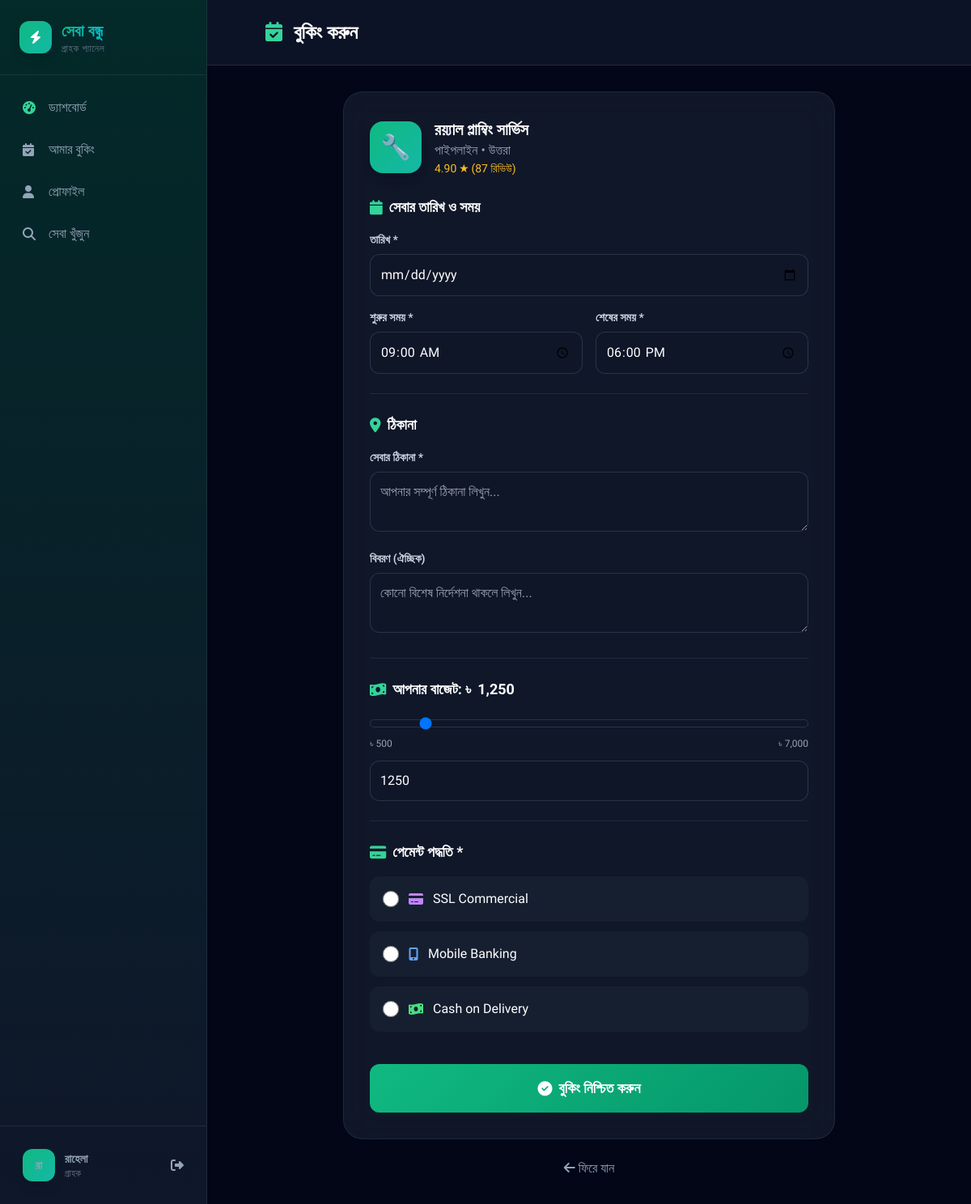
Screenshot of /booking.php?provider=1 (signed in) with the database file from the repository.
### tables this page shows
CREATE TABLE `providers` (
  `id` int(10) UNSIGNED NOT NULL,
  `user_id` int(10) UNSIGNED NOT NULL,
  `company_name` varchar(180) NOT NULL,
  `service_type` varchar(80) NOT NULL,
  `city` varchar(80) NOT NULL,
  `about` text DEFAULT NULL,
  `price_range` varchar(80) NOT NULL DEFAULT '৳৫০০–৳২০০০',
  `service_charge` int(11) DEFAULT 300,
  `work_start` time NOT NULL DEFAULT '09:00:00',
  `work_end` time NOT NULL DEFAULT '18:00:00',
  `rating` decimal(3,2) NOT NULL DEFAULT 5.00,
  `review_count` int(10) UNSIGNED NOT NULL DEFAULT 0,
  `available` tinyint(1) NOT NULL DEFAULT 1,
  `verified` tinyint(1) NOT NULL DEFAULT 0,
  `emoji` varchar(10) NOT NULL DEFAULT '?',
  `created_at` timestamp NOT NULL DEFAULT current_timestamp(),
  `photo` varchar(255) DEFAULT NULL,
  `price_min` int(11) DEFAULT 500,
  `price_max` int(11) DEFAULT 2000
);

CREATE TABLE `service_categories` (
  `id` int(10) UNSIGNED NOT NULL,
  `name_en` varchar(80) NOT NULL,
  `name_bn` varchar(100) NOT NULL,
  `emoji` varchar(10) NOT NULL DEFAULT '?',
  `description` text DEFAULT NULL,
  `manpower` int(11) DEFAULT 1,
  `active` tinyint(1) NOT NULL DEFAULT 1,
  `sort_order` smallint(6) NOT NULL DEFAULT 0,
  `created_at` timestamp NOT NULL DEFAULT current_timestamp()
);

### includes/config.php (called while the page is built, shortened)
<?php
function db(): PDO {
    static $pdo = null;
    if ($pdo === null) {
        $dsn  = 'mysql:host='.DB_HOST.';dbname='.DB_NAME.';charset='.DB_CHARSET;
        $opts = [PDO::ATTR_ERRMODE=>PDO::ERRMODE_EXCEPTION,PDO::ATTR_DEFAULT_FETCH_MODE=>PDO::FETCH_ASSOC,PDO::ATTR_EMULATE_PREPARES=>false];
        try { $pdo = new PDO($dsn, DB_USER, DB_PASS, $opts); }
        catch (PDOException $e) { die('<div style="font-family:sans-serif;padding:40px;color:#c00"><h2>ডেটাবেজ সংযোগ ব্যর্থ</h2><p>'.htmlspecialchars($e->getMessage()).'</p></div>'); }
    }
    return $pdo;
}
function auth(): ?array { sessionStart(); return $_SESSION['user'] ?? null; }
function e(string $s): string { return htmlspecialchars($s, ENT_QUOTES, 'UTF-8'); }
function getServiceCategories(): array {
    try {
        return db()->query("SELECT name_en, name_bn, emoji FROM service_categories WHERE active = 1 ORDER BY sort_order ASC, id ASC")->fetchAll();
    } catch (Exception $e) { return []; }
}
function svcLabel(string $key): string {
    foreach (getServiceCategories() as $cat) {
        if ($cat['name_en'] === $key) return $cat['name_bn'];
    }
    return SERVICE_BN[$key]['label'] ?? $key;
}
function cityBn(string $key): string   { return CITY_BN[$key] ?? $key; }

### booking.php (the view, shortened to what this page needs)
<?php
require_once __DIR__ . '/includes/config.php';
$user = auth();
$providerId = (int)($_GET['provider'] ?? 0);
try {
    $stmt = db()->prepare("SELECT p.*, u.name as owner_name FROM providers p JOIN users u ON u.id = p.user_id WHERE p.id = ?");
    $stmt->execute([$providerId]);
    $provider = $stmt->fetch();
} catch(Exception $e) {
    redirect(SITE_URL . '/services.php', 'কিছু সমস্যা হয়েছে।', 'error');
}
?>
<!DOCTYPE html>
<html lang="bn">
<head>
  <script src="https://cdn.tailwindcss.com"></script>
  <link rel="stylesheet" href="https://cdnjs.cloudflare.com/ajax/libs/font-awesome/6.4.0/css/all.min.css">
</head>
<body class="bg-slate-950 text-white min-h-screen">
<aside id="sidebar" class="w-64 bg-gradient-to-b from-emerald-900/50 to-slate-900 h-screen fixed left-0 top-0 border-r border-slate-700/50 z-50 flex flex-col">
  <div class="p-6 border-b border-slate-700/50">
    <div class="flex items-center gap-3">
      <div class="w-10 h-10 bg-gradient-to-br from-emerald-500 to-teal-500 rounded-xl flex items-center justify-center shadow-lg">
        <i class="fas fa-bolt text-white"></i>
      </div>
      <div>
        <div class="text-xl font-bold gradient-text">সেবা বন্ধু</div>
        <div class="text-xs text-slate-500 uppercase tracking-wider">গ্রাহক প্যানেল</div>
      </div>
    </div>
  </div>
  <nav class="flex-1 p-4 space-y-1 overflow-y-auto">
    <a href="customer/dashboard.php" class="sidebar-link flex items-center gap-3 p-3 rounded-xl text-slate-400 hover:text-white">
      <i class="fas fa-gauge-high w-5 text-emerald-400"></i>
      <span>ড্যাশবোর্ড</span>
    </a>
    <a href="customer/bookings.php" class="sidebar-link flex items-center gap-3 p-3 rounded-xl text-slate-400 hover:text-white">
      <i class="fas fa-calendar-check w-5"></i>
      <span>আমার বুকিং</span>
    </a>
    <a href="customer/profile.php" class="sidebar-link flex items-center gap-3 p-3 rounded-xl text-slate-400 hover:text-white">
      <i class="fas fa-user w-5"></i>
      <span>প্রোফাইল</span>
    </a>
    <a href="<?= SITE_URL ?>/services.php" class="sidebar-link flex items-center gap-3 p-3 rounded-xl text-slate-400 hover:text-white">
      <i class="fas fa-search w-5"></i>
      <span>সেবা খুঁজুন</span>
    </a>
  </nav>
  <div class="p-4 border-t border-slate-700/50">
    <a href="<?= SITE_URL ?>/logout.php" class="flex items-center gap-3 p-3 rounded-xl hover:bg-red-500/10 text-slate-400 hover:text-red-400 transition-all group">
      <div class="w-10 h-10 bg-gradient-to-br from-emerald-500 to-teal-500 rounded-xl flex items-center justify-center font-bold text-sm shadow-lg">
        <?= strtoupper(mb_substr($user['name'], 0, 2)) ?>
      </div>
      <div class="flex-1">
        <div class="font-semibold text-sm"><?= e(explode(' ', $user['name'])[0]) ?></div>
        <div class="text-xs text-slate-500">গ্রাহক</div>
      </div>
      <i class="fas fa-right-from-bracket group-hover:rotate-180 transition-transform"></i>
    </a>
  </div>
</aside>
<div class="lg:ml-64 min-h-screen">
  <header class="sticky top-0 z-40 glass-dark border-b border-slate-700/50">
    <div class="flex items-center justify-between p-4 md:p-6">
      <div class="hidden md:flex items-center gap-3 ml-12">
        <h1 class="text-xl md:text-2xl font-bold text-white">
          <i class="fas fa-calendar-check mr-2 text-emerald-400"></i> বুকিং করুন
        </h1>
      </div>
    </div>
  </header>
  <main class="p-4 md:p-8 max-w-2xl mx-auto">
    <div class="card p-8">
      <div class="flex items-center gap-4 mb-6">
        <div class="w-16 h-16 bg-gradient-to-br from-emerald-500 to-teal-500 rounded-2xl flex items-center justify-center text-3xl shadow-lg">
          <?= $provider['emoji'] ?? '🔧' ?>
        </div>
        <div>
          <h2 class="text-xl font-bold"><?= e($provider['company_name']) ?></h2>
          <p class="text-slate-400"><?= svcLabel($provider['service_type']) ?> • <?= cityBn($provider['city']) ?></p>
          <p class="text-amber-400 text-sm"><?= $provider['rating'] ?> ★ (<?= $provider['review_count'] ?> রিভিউ)</p>
        </div>
      </div>
      <form method="POST" class="space-y-6">
        <div>
          <h3 class="text-lg font-bold mb-4 flex items-center gap-2">
            <i class="fas fa-calendar text-emerald-400"></i> সেবার তারিখ ও সময়
          </h3>
          <div class="space-y-4">
            <div>
              <label class="block text-sm font-semibold text-slate-300 mb-2">তারিখ *</label>
              <input type="date" name="preferred_date" required min="<?= date('Y-m-d') ?>" value="<?= e($_POST['preferred_date'] ?? '') ?>" class="w-full p-3">
            </div>
            <div class="grid grid-cols-1 md:grid-cols-2 gap-4">
              <div>
                <label class="block text-sm font-semibold text-slate-300 mb-2">শুরুর সময় *</label>
                <input type="time" name="time_start" required value="<?= e($_POST['time_start'] ?? '09:00') ?>" class="w-full p-3">
              </div>
              <div>
                <label class="block text-sm font-semibold text-slate-300 mb-2">শেষের সময় *</label>
                <input type="time" name="time_end" required value="<?= e($_POST['time_end'] ?? '18:00') ?>" class="w-full p-3">
              </div>
            </div>
          </div>
        </div>
        <div class="border-t border-slate-700/50 pt-6">
          <h3 class="text-lg font-bold mb-4 flex items-center gap-2">
            <i class="fas fa-map-marker-alt text-emerald-400"></i> ঠিকানা
          </h3>
          <div class="space-y-4">
            <div>
              <label class="block text-sm font-semibold text-slate-300 mb-2">সেবার ঠিকানা *</label>
              <textarea name="address" rows="2" placeholder="আপনার সম্পূর্ণ ঠিকানা লিখুন..." required class="w-full p-3"><?= e($_POST['address'] ?? '') ?></textarea>
            </div>
            <div>
              <label class="block text-sm font-semibold text-slate-300 mb-2">বিবরণ (ঐচ্ছিক)</label>
              <textarea name="description" rows="2" placeholder="কোনো বিশেষ নির্দেশনা থাকলে লিখুন..." class="w-full p-3"><?= e($_POST['description'] ?? '') ?></textarea>
            </div>
          </div>
        </div>
        <div class="border-t border-slate-700/50 pt-6">
          <h3 class="text-lg font-bold mb-4 flex items-center gap-2">
            <i class="fas fa-money-bill-wave text-emerald-400"></i> আপনার বাজেট: ৳ <span id="priceValue"><?= number_format(1250) ?></span>
          </h3>
          <div>
             <input type="range" id="priceSlider" name="price_budget" min="<?= $provider['price_min'] ?? 500 ?>" max="<?= $provider['price_max'] ?? $provider['price_range'] ?? 2000 ?>" step="250" value="1250" style="width:100%;height:10px;-webkit-appearance:none;appearance:none;background:#e5e7eb;cursor:pointer;" oninput="updatePriceSlider(this.value)">
            <div style="display:flex;justify-content:space-between;font-size:12px;color:#9ca3af;margin-top:4px;">
              <span>৳ <?= number_format($provider['price_min'] ?? 500) ?></span>
              <span>৳ <?= number_format($provider['price_max'] ?? $provider['price_range'] ?? 2000) ?></span>
            </div>
            <input type="number" id="priceInput" name="price_budget" value="1250" min="<?= $provider['price_min'] ?? 500 ?>" max="<?= $provider['price_max'] ?? $provider['price_range'] ?? 2000 ?>" placeholder="আপনার বাজেট লিখুন" class="w-full p-3 mt-3" oninput="updatePriceInput(this.value)">
          </div>
        </div>
        <div class="border-t border-slate-700/50 pt-6">
          <h3 class="text-lg font-bold mb-4 flex items-center gap-2">
            <i class="fas fa-credit-card text-emerald-400"></i> পেমেন্ট পদ্ধতি *
          </h3>
          <div class="space-y-3">
            <label class="flex items-center gap-3 p-4 bg-slate-800/50 rounded-xl cursor-pointer hover:bg-slate-700/50">
              <input type="radio" name="payment_method" value="ssl" <?= ($_POST['payment_method'] ?? '') === 'ssl' ? 'checked' : '' ?> class="w-5 h-5">
              <i class="fas fa-credit-card text-purple-400"></i>
              <span>SSL Commercial</span>
            </label>
            <label class="flex items-center gap-3 p-4 bg-slate-800/50 rounded-xl cursor-pointer hover:bg-slate-700/50">
              <input type="radio" name="payment_method" value="mobile_banking" <?= ($_POST['payment_method'] ?? '') === 'mobile_banking' ? 'checked' : '' ?> class="w-5 h-5">
              <i class="fas fa-mobile-alt text-blue-400"></i>
              <span>Mobile Banking</span>
            </label>
            <label class="flex items-center gap-3 p-4 bg-slate-800/50 rounded-xl cursor-pointer hover:bg-slate-700/50">
              <input type="radio" name="payment_method" value="cash_on_delivery" <?= ($_POST['payment_method'] ?? '') === 'cash_on_delivery' ? 'checked' : '' ?> class="w-5 h-5">
              <i class="fas fa-money-bill-wave text-green-400"></i>
              <span>Cash on Delivery</span>
            </label>
          </div>
        </div>
        <div class="pt-4">
          <button type="submit" class="btn-action btn-primary w-full justify-center text-lg py-4">
            <i class="fas fa-check-circle"></i> বুকিং নিশ্চিত করুন
          </button>
        </div>
      </form>
    </div>
    <a href="<?= SITE_URL ?>/services.php" class="block text-center mt-6 text-slate-400 hover:text-white">
      <i class="fas fa-arrow-left"></i> ফিরে যান
    </a>
  </main>
</div>
</body>
</html>

### booking.php (style rules this page uses)
body { font-family: 'Hind Siliguri', sans-serif; }
.glass-dark { background: rgba(15, 23, 42, 0.85); backdrop-filter: blur(20px); }
.card { background: rgba(30, 41, 59, 0.5); backdrop-filter: blur(20px); border: 1px solid rgba(71, 85, 105, 0.3); border-radius: 1.5rem; }
.sidebar-link { transition: all 0.2s ease; }
.btn-action { padding: 10px 20px; border-radius: 12px; font-weight: 600; transition: all 0.2s; display: inline-flex; align-items: center; gap: 8px; }
.btn-primary { background: linear-gradient(135deg, #10B981, #059669); color: white; }
input, select, textarea { background: rgba(15, 23, 42, 0.6) !important; border: 1px solid rgba(71, 85, 105, 0.5) !important; color: white !important; border-radius: 12px; }
.gradient-text { background: linear-gradient(135deg, #10B981, #06B6D4); -webkit-background-clip: text; background-clip: text; -webkit-text-fill-color: transparent; }

### rows the page displays
providers: emoji "🔧", company_name "রয়্যাল প্লাম্বিং সার্ভিস", service_type.name_bn "পাইপলাইন", city "উত্তরা", rating "4.90", review_count "87", price_min "500", price_max "7,000"

### other values shown
mb_substr($user['name'], 0, 2) "রা"
explode(' ', $user['name'])[0] "রাহেলা"
1250 "1,250"
